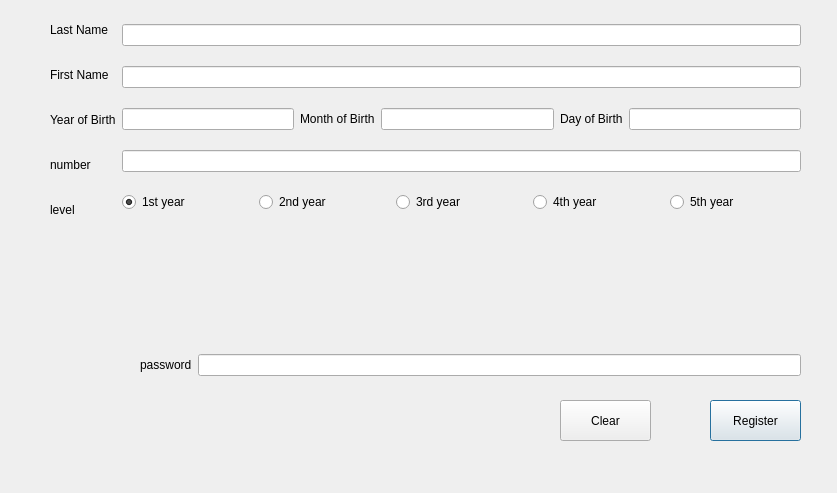
<?xml version="1.0" encoding="UTF-8"?>
<ui version="4.0">
 <class>DialogStudentRegister</class>
 <widget class="QDialog" name="DialogStudentRegister">
  <property name="geometry">
   <rect>
    <x>0</x>
    <y>0</y>
    <width>837</width>
    <height>493</height>
   </rect>
  </property>
  <property name="windowTitle">
   <string>Dialog</string>
  </property>
  <widget class="QPushButton" name="pushButton_rregister">
   <property name="geometry">
    <rect>
     <x>710</x>
     <y>400</y>
     <width>91</width>
     <height>41</height>
    </rect>
   </property>
   <property name="text">
    <string>Register</string>
   </property>
  </widget>
  <widget class="QPushButton" name="pushButton_clear">
   <property name="geometry">
    <rect>
     <x>560</x>
     <y>400</y>
     <width>91</width>
     <height>41</height>
    </rect>
   </property>
   <property name="text">
    <string>Clear</string>
   </property>
  </widget>
  <widget class="QWidget" name="layoutWidget">
   <property name="geometry">
    <rect>
     <x>140</x>
     <y>350</y>
     <width>661</width>
     <height>30</height>
    </rect>
   </property>
   <layout class="QHBoxLayout" name="horizontalLayout">
    <item>
     <widget class="QLabel" name="psswd">
      <property name="text">
       <string>password</string>
      </property>
     </widget>
    </item>
    <item>
     <widget class="QLineEdit" name="lineEditPsswd">
      <property name="echoMode">
       <enum>QLineEdit::Password</enum>
      </property>
     </widget>
    </item>
   </layout>
  </widget>
  <widget class="QWidget" name="">
   <property name="geometry">
    <rect>
     <x>50</x>
     <y>10</y>
     <width>751</width>
     <height>219</height>
    </rect>
   </property>
   <layout class="QGridLayout" name="gridLayout_2">
    <item row="0" column="1" rowspan="5">
     <layout class="QGridLayout" name="gridLayout">
      <item row="3" column="0">
       <layout class="QHBoxLayout" name="horizontalLayout_6">
        <item>
         <widget class="QLineEdit" name="lineEditNumber"/>
        </item>
       </layout>
      </item>
      <item row="2" column="0">
       <layout class="QHBoxLayout" name="horizontalLayout_5">
        <item>
         <widget class="QLineEdit" name="lineEditYear"/>
        </item>
        <item>
         <widget class="QLabel" name="month">
          <property name="text">
           <string>Month of Birth</string>
          </property>
         </widget>
        </item>
        <item>
         <widget class="QLineEdit" name="lineEditMonth"/>
        </item>
        <item>
         <widget class="QLabel" name="day">
          <property name="text">
           <string>Day of Birth</string>
          </property>
         </widget>
        </item>
        <item>
         <widget class="QLineEdit" name="lineEditDay"/>
        </item>
       </layout>
      </item>
      <item row="4" column="0">
       <layout class="QHBoxLayout" name="horizontalLayout_2">
        <property name="sizeConstraint">
         <enum>QLayout::SetMinimumSize</enum>
        </property>
        <property name="leftMargin">
         <number>0</number>
        </property>
        <property name="topMargin">
         <number>0</number>
        </property>
        <item>
         <widget class="QRadioButton" name="one">
          <property name="text">
           <string>1st year</string>
          </property>
          <property name="checked">
           <bool>true</bool>
          </property>
         </widget>
        </item>
        <item>
         <widget class="QRadioButton" name="two">
          <property name="text">
           <string>2nd year</string>
          </property>
         </widget>
        </item>
        <item>
         <widget class="QRadioButton" name="three">
          <property name="text">
           <string>3rd year</string>
          </property>
         </widget>
        </item>
        <item>
         <widget class="QRadioButton" name="four">
          <property name="text">
           <string>4th year</string>
          </property>
         </widget>
        </item>
        <item>
         <widget class="QRadioButton" name="five">
          <property name="text">
           <string>5th year</string>
          </property>
         </widget>
        </item>
       </layout>
      </item>
      <item row="1" column="0">
       <layout class="QHBoxLayout" name="horizontalLayout_3">
        <item>
         <widget class="QLineEdit" name="lineEditFname"/>
        </item>
       </layout>
      </item>
      <item row="0" column="0">
       <layout class="QHBoxLayout" name="horizontalLayout_4">
        <item>
         <widget class="QLineEdit" name="lineEditLname"/>
        </item>
       </layout>
      </item>
     </layout>
    </item>
    <item row="1" column="0">
     <widget class="QLabel" name="Fname">
      <property name="text">
       <string>First Name</string>
      </property>
     </widget>
    </item>
    <item row="0" column="0">
     <widget class="QLabel" name="Lname">
      <property name="text">
       <string>Last Name</string>
      </property>
     </widget>
    </item>
    <item row="3" column="0">
     <widget class="QLabel" name="number">
      <property name="text">
       <string>number</string>
      </property>
     </widget>
    </item>
    <item row="2" column="0">
     <widget class="QLabel" name="year">
      <property name="text">
       <string>Year of Birth</string>
      </property>
     </widget>
    </item>
    <item row="4" column="0">
     <widget class="QLabel" name="label">
      <property name="text">
       <string>level</string>
      </property>
     </widget>
    </item>
   </layout>
  </widget>
 </widget>
 <resources/>
 <connections/>
</ui>
